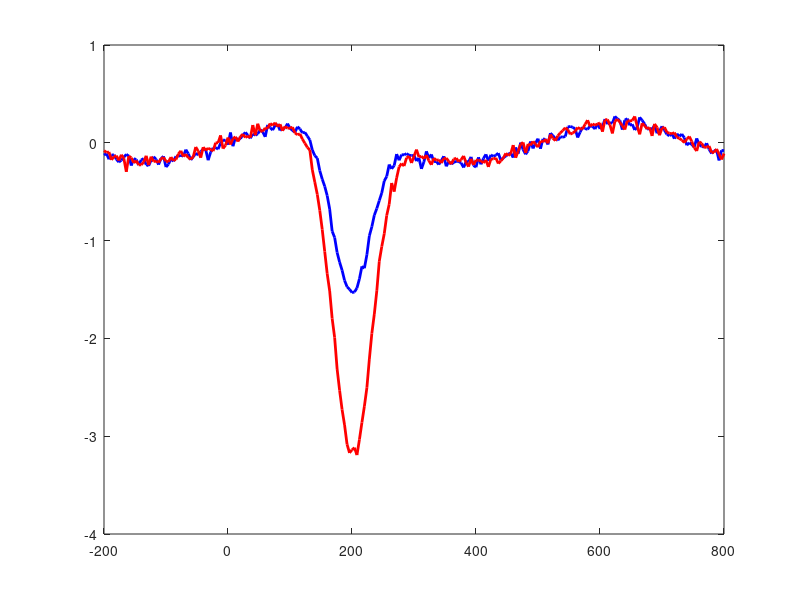

Recreate this plot in MATLAB. (Note: this script raises an error after producing the figure.)
function demo_all_in_one_data_trials()
% DEMO_ALL_IN_ONE_DATA_TRIALS
% File unico: genera data_trials fittizio, esegue ERP classico e single-trial LMM.
% Uso:
%   demo_all_in_one_data_trials

clearvars -except ans;
clc;

% 1) genera dati fittizi
[data_trials, meta] = make_dummy_data_trials_local();

% 2) ERP classico
classic_erp_example_local(data_trials);

% 3) Single-trial LMM
% lme = single_trial_lmm_example_local(data_trials);
lme = single_trial_lmm_example_local_updated(data_trials);
% 4) salva nel workspace
assignin('base', 'data_trials_demo', data_trials);
assignin('base', 'demo_meta', meta);
assignin('base', 'lme_demo', lme);

disp('Salvate nel workspace MATLAB: data_trials_demo, demo_meta, lme_demo');
end

%% ========================================================================
function [data_trials, meta] = make_dummy_data_trials_local()
rng(1);

nSubjects = 6;
nTrialsPerCond = 20;
labels = {'standard','deviant'};
chan_labels = {'Fz','FC1','FC2','Cz','C3','C4','Pz','P3','P4','Oz'};
nCh = numel(chan_labels);
fs = 250;
time_ms = -200:1000/fs:800;
nT = numel(time_ms);
roi = [1 2 3 4];

nTrials = nSubjects * nTrialsPerCond * 2;
data_trials = repmat(struct('eeg',[],'label','','subject_id',[],'time_ms',[],'fs',[],'chan_labels',{{}}),1,nTrials);

k = 0;
for s = 1:nSubjects
    subj_shift = randn * 0.4;
    for c = 1:2
        for tr = 1:nTrialsPerCond
            k = k + 1;
            x = 0.8 * randn(nCh, nT);
            slow = 0.2 * sin(2*pi*2*(time_ms/1000));
            x = x + repmat(slow, nCh, 1);

            peakLat = 200 + randn*15;
            gauss = exp(-0.5 * ((time_ms - peakLat)/28).^2);

            if strcmp(labels{c}, 'standard')
                amp = -1.5 + subj_shift + randn*0.2;
            else
                amp = -3.5 + subj_shift + randn*0.2;
            end

            for ch = 1:nCh
                w = 0.2;
                if ismember(ch, roi)
                    w = 1.0;
                end
                x(ch,:) = x(ch,:) + w * amp * gauss;
            end

            data_trials(k).eeg = x;
            data_trials(k).label = labels{c};
            data_trials(k).subject_id = s;
            data_trials(k).time_ms = time_ms;
            data_trials(k).fs = fs;
            data_trials(k).chan_labels = chan_labels;
        end
    end
end

meta = struct();
meta.fs = fs;
meta.time_ms = time_ms;
meta.chan_labels = chan_labels;
meta.roi_labels = chan_labels(roi);
meta.nSubjects = nSubjects;
meta.nTrials = nTrials;
end

%% ========================================================================
function classic_erp_example_local(data_trials)
assert(~isempty(data_trials), 'data_trials vuoto');

time_ms = data_trials(1).time_ms;
chan_labels = data_trials(1).chan_labels;
roi_labels = {'Fz','FC1','FC2','Cz'};
roi = find(ismember(chan_labels, roi_labels));

subjects = unique([data_trials.subject_id]);
conds = {'standard','deviant'};

subj_erp = struct();
for c = 1:numel(conds)
    subj_erp.(conds{c}) = nan(numel(subjects), numel(time_ms));
end

for iS = 1:numel(subjects)
    s = subjects(iS);
    for c = 1:numel(conds)
        idx = find([data_trials.subject_id] == s & strcmp({data_trials.label}, conds{c}));
        if isempty(idx)
            continue;
        end
        tmp = [];
        for k = idx
            tmp = cat(3, tmp, mean(data_trials(k).eeg(roi,:), 1));
        end
        subj_erp.(conds{c})(iS,:) = mean(tmp, 3);
    end
end

grand_standard = mean(subj_erp.standard, 1, 'omitnan');
grand_deviant = mean(subj_erp.deviant, 1, 'omitnan');

figure('Color','w');
plot(time_ms, grand_standard, 'b', 'LineWidth', 2); hold on;
plot(time_ms, grand_deviant, 'r', 'LineWidth', 2);
yline(0, ':k');
xline(0, '--k');
legend('standard','deviant','Location','best');
xlabel('Time (ms)');
ylabel('Amplitude');
title('ERP classico - media per soggetto poi gruppo');
set(gca,'FontSize',12);

win = [150 250];
idx_win = time_ms >= win(1) & time_ms <= win(2);
A = mean(subj_erp.standard(:, idx_win), 2, 'omitnan');
B = mean(subj_erp.deviant(:, idx_win), 2, 'omitnan');
[~, p, ~, stats] = ttest(A, B);

disp('===== ERP CLASSICO: t-test soggetto per soggetto =====');
fprintf('p = %.6f, t = %.3f\n', p, stats.tstat);
end

%% ========================================================================
function lme = single_trial_lmm_example_local(data_trials)
assert(~isempty(data_trials), 'data_trials vuoto');

time_ms = data_trials(1).time_ms;
chan_labels = data_trials(1).chan_labels;
roi_labels = {'Fz','FC1','FC2','Cz'};
roi = find(ismember(chan_labels, roi_labels));
win = [150 250];
idx_win = time_ms >= win(1) & time_ms <= win(2);

nTrials = numel(data_trials);
Subject = nan(nTrials,1);
Condition = strings(nTrials,1);
AmplitudeMean = nan(nTrials,1);
AmplitudePeak = nan(nTrials,1);

for k = 1:nTrials
    x = data_trials(k).eeg(roi, idx_win);
    Subject(k) = data_trials(k).subject_id;
    Condition(k) = string(data_trials(k).label);
    AmplitudeMean(k) = mean(x, 'all');
    AmplitudePeak(k) = min(mean(x,1));
end

T = table();
T.Subject = categorical(Subject);
T.Condition = categorical(Condition);
T.AmplitudeMean = AmplitudeMean;
T.AmplitudePeak = AmplitudePeak;

if exist('fitlme', 'file') == 2
    lme = fitlme(T, 'AmplitudeMean ~ Condition + (1|Subject)');
    disp('===== SINGLE-TRIAL LMM SU data_trials =====');
    disp(lme);
else
    lme = [];
    warning('fitlme non disponibile: serve Statistics and Machine Learning Toolbox.');

    Xstd = T.AmplitudeMean(T.Condition == 'standard');
    Xdev = T.AmplitudeMean(T.Condition == 'deviant');
    [~, p, ~, stats] = ttest2(Xstd, Xdev);
    fprintf('Fallback t-test trial-level: p = %.6f, t = %.3f\n', p, stats.tstat);
end

figure('Color','w');
subplot(1,2,1);
boxplot(T.AmplitudeMean, T.Condition);
ylabel('AmplitudeMean');
title('Single-trial mean amplitude');
set(gca,'FontSize',12);

subplot(1,2,2);
boxplot(T.AmplitudePeak, T.Condition);
ylabel('AmplitudePeak');
title('Single-trial peak amplitude');
set(gca,'FontSize',12);
end

function lme = single_trial_lmm_example_local_updated(data_trials)
% SINGLE_TRIAL_LMM_EXAMPLE_LOCAL_UPDATED
% Estrae feature trial-by-trial da una ROI EEG, stima un LMM e produce:
% 1) boxplot delle feature per condizione
% 2) scatter con jitter e medie di condizione
% 3) fitted values vs condition
% 4) random intercept per soggetto
% 5) residui del modello
% 6) output tabellari descrittivi del modello
%
% Richiede fitlme per la parte LMM.

assert(~isempty(data_trials), 'data_trials vuoto');

time_ms = data_trials(1).time_ms;
chan_labels = data_trials(1).chan_labels;
roi_labels = {'Fz','FC1','FC2','Cz'};
roi = find(ismember(chan_labels, roi_labels));
assert(~isempty(roi), 'ROI non trovata nei canali.');

win = [150 250];
idx_win = time_ms >= win(1) & time_ms <= win(2);
assert(any(idx_win), 'Finestra temporale non valida.');

nTrials = numel(data_trials);
Subject = nan(nTrials,1);
Condition = strings(nTrials,1);
AmplitudeMean = nan(nTrials,1);
AmplitudePeak = nan(nTrials,1);

for k = 1:nTrials
    x = data_trials(k).eeg(roi, idx_win);
    Subject(k) = data_trials(k).subject_id;
    Condition(k) = string(data_trials(k).label);
    AmplitudeMean(k) = mean(x, 'all');
    AmplitudePeak(k) = min(mean(x,1));
end

T = table();
T.Subject = categorical(Subject);
T.Condition = categorical(Condition);
T.AmplitudeMean = AmplitudeMean;
T.AmplitudePeak = AmplitudePeak;

fprintf('\n===== DESCRITTIVE STATISTICS =====\n');
G = groupsummary(T, 'Condition', {'mean','std','median'}, {'AmplitudeMean','AmplitudePeak'});
disp(G);

if exist('fitlme', 'file') == 2
    lme = fitlme(T, 'AmplitudeMean ~ Condition + (1|Subject)');
    fprintf('\n===== SINGLE-TRIAL LMM SU data_trials =====\n');
    disp(lme);

    fprintf('\n===== MODEL FIT STATISTICS =====\n');
    fprintf('AIC = %.4f\n', lme.ModelCriterion.AIC);
    fprintf('BIC = %.4f\n', lme.ModelCriterion.BIC);
    fprintf('LogLikelihood = %.4f\n', lme.LogLikelihood);
    fprintf('\n===== MODEL FIT STATISTICS =====\n');
    fprintf('AIC = %.4f\n', lme.ModelCriterion.AIC);
    fprintf('BIC = %.4f\n', lme.ModelCriterion.BIC);
    fprintf('LogLikelihood = %.4f\n', lme.LogLikelihood);
    dev = -2*lme.LogLikelihood;
    fprintf('Deviance (manuale) = %.4f\n', dev);
    fprintf('\n===== FIXED EFFECTS =====\n');
    disp(lme.Coefficients);

    fprintf('\n===== RANDOM EFFECTS =====\n');
    re = randomEffects(lme);
    disp(re);

    T.Fitted = fitted(lme);
    T.Residuals = residuals(lme);
else
    lme = [];
    warning('fitlme non disponibile: serve Statistics and Machine Learning Toolbox.');
    Xstd = T.AmplitudeMean(T.Condition == 'standard');
    Xdev = T.AmplitudeMean(T.Condition == 'deviant');
    [~, p, ~, stats] = ttest2(Xstd, Xdev);
    fprintf('Fallback t-test trial-level: p = %.6f, t = %.3f\n', p, stats.tstat);
    T.Fitted = nan(height(T),1);
    T.Residuals = nan(height(T),1);
end

%% =====================================================
% FIGURA 1: boxplot delle feature
% ======================================================
figure('Color','w','Name','LMM plots - feature distributions');
subplot(1,2,1);
boxplot(T.AmplitudeMean, T.Condition);
ylabel('AmplitudeMean');
title('Single-trial mean amplitude');
set(gca,'FontSize',12);

subplot(1,2,2);
boxplot(T.AmplitudePeak, T.Condition);
ylabel('AmplitudePeak');
title('Single-trial peak amplitude');
set(gca,'FontSize',12);

%% =====================================================
% FIGURA 2: scatter con jitter + media per condizione
% ======================================================
figure('Color','w','Name','LMM plots - jitter and means');
conds = categories(T.Condition);
colors = lines(numel(conds));
hold on;
for i = 1:numel(conds)
    idx = T.Condition == conds{i};
    xj = i + 0.08*randn(sum(idx),1);
    scatter(xj, T.AmplitudeMean(idx), 30, 'MarkerFaceColor', colors(i,:), ...
        'MarkerEdgeColor', 'k', 'MarkerFaceAlpha', 0.5, 'MarkerEdgeAlpha', 0.3);
    m = mean(T.AmplitudeMean(idx), 'omitnan');
    plot([i-0.2 i+0.2], [m m], 'Color', colors(i,:), 'LineWidth', 3);
end
xlim([0.5 numel(conds)+0.5]);
set(gca, 'XTick', 1:numel(conds), 'XTickLabel', conds, 'FontSize', 12);
ylabel('AmplitudeMean');
title('Trial-level values with condition means');
box on;

%% =====================================================
% FIGURA 3: fitted values per condizione
% ======================================================
if exist('fitlme', 'file') == 2
    figure('Color','w','Name','LMM plots - fitted values');
    hold on;
    for i = 1:numel(conds)
        idx = T.Condition == conds{i};
        xj = i + 0.06*randn(sum(idx),1);
        scatter(xj, T.Fitted(idx), 28, 'MarkerFaceColor', colors(i,:), ...
            'MarkerEdgeColor', 'none', 'MarkerFaceAlpha', 0.45);
        mf = mean(T.Fitted(idx), 'omitnan');
        plot([i-0.2 i+0.2], [mf mf], 'Color', colors(i,:), 'LineWidth', 3);
    end
    xlim([0.5 numel(conds)+0.5]);
    set(gca, 'XTick', 1:numel(conds), 'XTickLabel', conds, 'FontSize', 12);
    ylabel('Fitted values');
    title('LMM fitted values by condition');
    box on;
end

%% =====================================================
% FIGURA 4: random intercept per soggetto
% ======================================================
if exist('fitlme', 'file') == 2
    [~, ~, reStats] = randomEffects(lme);
    disp(reStats);

    idxSubj = strcmp(reStats.Name, '(Intercept)');
    reSubj = reStats(idxSubj, :);
    figure('Color','w','Name','LMM plots - random effects');
    bar(categorical(reSubj.Level), reSubj.Estimate);
    ylabel('Random intercept');
    xlabel('Subject');
    title('Subject-specific random intercepts');
    set(gca,'FontSize',12);
    yline(0, ':k');
end

%% =====================================================
% FIGURA 5: residui del modello
% ======================================================
if exist('fitlme', 'file') == 2
    figure('Color','w','Name','LMM plots - residual diagnostics');
    subplot(1,2,1);
    scatter(T.Fitted, T.Residuals, 30, 'filled', 'MarkerFaceAlpha', 0.5);
    xlabel('Fitted');
    ylabel('Residuals');
    title('Residuals vs fitted');
    yline(0, ':k');
    set(gca,'FontSize',12);

    subplot(1,2,2);
    histogram(T.Residuals, 20);
    xlabel('Residuals');
    ylabel('Count');
    title('Residual distribution');
    set(gca,'FontSize',12);
end

%% =====================================================
% OUTPUT EXPORT (optional)
% ======================================================
assignin('base', 'LMM_table', T);
if exist('fitlme', 'file') == 2
    assignin('base', 'LMM_fixedEffects', lme.Coefficients);
    assignin('base', 'LMM_randomEffects', randomEffects(lme));
end

fprintf('\nVariabili salvate nel workspace: LMM_table');
if exist('fitlme', 'file') == 2
    fprintf(', LMM_fixedEffects, LMM_randomEffects');
end
fprintf('\n');
end
